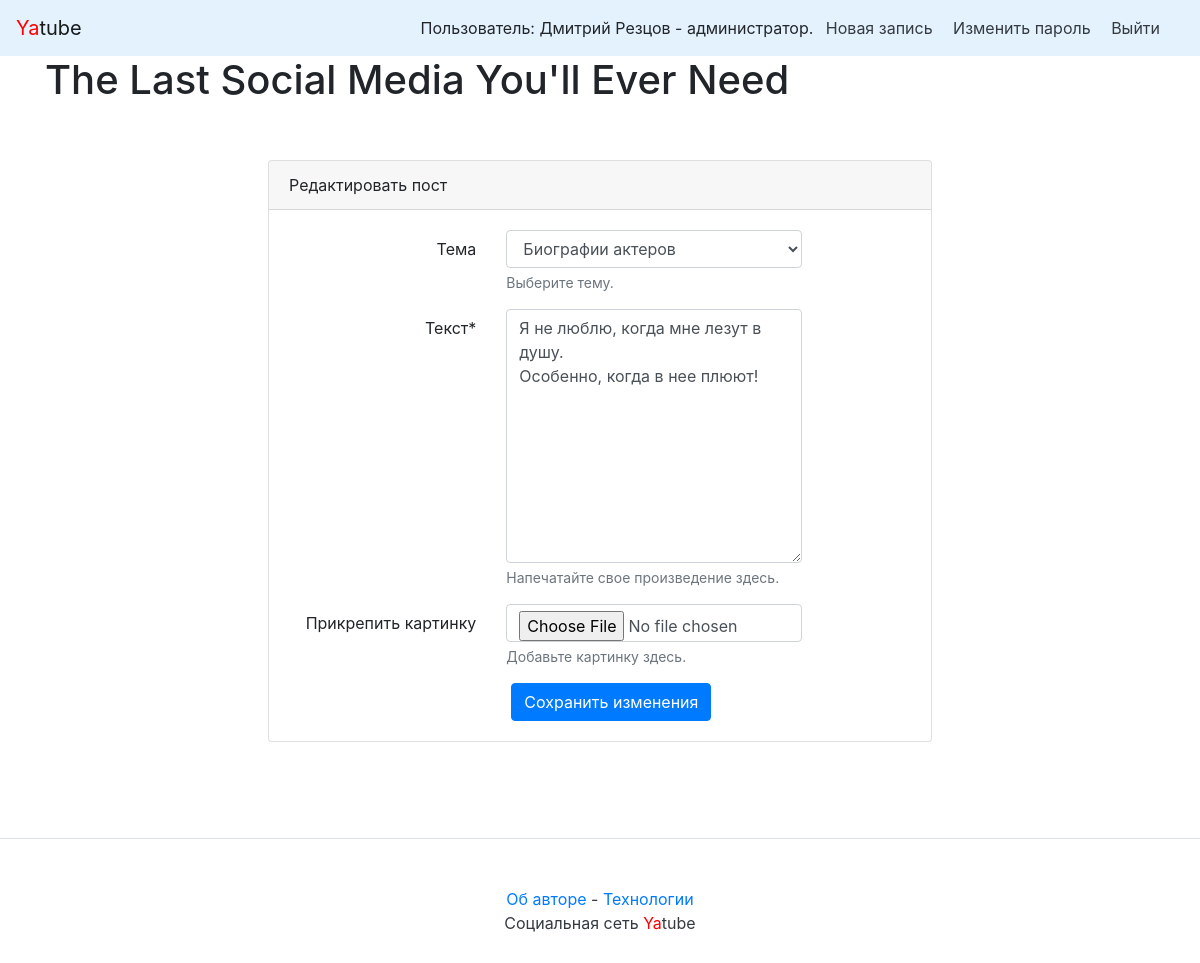
The page /admin/47/edit/ (signed in) on the database its author committed.
### posts/models.py (models this page shows)
class Post(models.Model):
    text = models.TextField(verbose_name="Текст", help_text="Напечатайте "
                            "свое произведение здесь.")
    pub_date = models.DateTimeField("date published", auto_now_add=True)
    author = models.ForeignKey(User, on_delete=models.CASCADE,
                               related_name="posts")
    group = models.ForeignKey(Group, on_delete=models.SET_NULL, blank=True,
                              null=True, related_name="post",
                              verbose_name="Тема", help_text="Выберите тему.")
    image = models.ImageField(upload_to='posts/', blank=True, null=True,
                              verbose_name="Прикрепить картинку",
                              help_text="Добавьте картинку здесь.")
    class Meta:
        ordering = ['-pub_date']  # упорядочивание записей в модели

### posts/views.py (the view)
@login_required
def post_edit(request, username, post_id):
    author = get_object_or_404(User, username=username)
    article = get_object_or_404(Post, pk=post_id,
                author__username=username) # запрашиваем объект
    """ Проверить, что текущий пользователь — это автор записи. """
    if request.user != author:
        return post_view(request, author, article.id)
    form = PostForm(request.POST or None, files=request.FILES or None, instance=article)
    if request.method == 'POST':
        if form.is_valid():
            form.save()
            return redirect('post', username=author, post_id=article.id)
    return render(
        request, "new_post.html", {'form': form, 'if_edit': True,
                        'article': article},
    )

### posts/forms.py
class PostForm(forms.ModelForm):
    class Meta:
        model = Post
        fields = ['group', 'text', 'image']

### posts/models.py (called while the page is built)
    def __str__(self):
        return self.title

### users/templatetags/user_filters.py (called while the page is built)
@register.filter
def addclass(field, css):
        return field.as_widget(attrs={"class": css})

### yatube/context_processors.py (called while the page is built)
def year(request):
    year = datetime.datetime.today().year
    return {
        'year': year
    }

### posts/templates/new_post.html (shortened to what this page needs)
{% extends "base.html" %}
{% block content %}
{% load user_filters %}
<div class="row justify-content-center">
    <div class="col-md-8 p-5">
        <div class="card">
            <div class="card-header">{% if if_edit %}Редактировать пост{% else %}Создать новый пост{% endif %}</div>
            <div class="card-body">
                <form method="post" enctype="multipart/form-data">
                    {% for field in form %}
                        <div class="form-group row" aria-required={% if field.field.required %}"true"{% else %}"false"{% endif %}>
                                <label for="{{ field.id_for_label }}" class="col-md-4 col-form-label text-md-right">{{ field.label }}{% if field.field.required %}<span class="required">*</span>{% endif %}</label>
                                <div class="col-md-6">
                                    {{ field|addclass:"form-control" }}
                                    {% if field.help_text %}
                                    <small id="{{ field.id_for_label }}-help" class="form-text text-muted">{{ field.help_text|safe }}</small>
                                    {% endif %}
                                </div>
                        </div>
                    {% endfor %}
                    <div class="col-md-6 offset-md-4">
                            <button type="submit" class="btn btn-primary">
                                {% if if_edit %}Сохранить изменения{% else %}Опубликовать{% endif %}
                            </button>
                    </div>
                </form>
            </div>
        </div>
    </div>
</div>
{% endblock %}

### templates/nav.html
<nav class="navbar navbar-light" style="background-color: #e3f2fd;">
    <a class="navbar-brand" href="/"><span style="color:red">Ya</span>tube</a>
    <nav class="my-2 my-md-0 mr-md-3">
        {% if user.is_authenticated %}
        Пользователь: {{ user.get_full_name }}.
        <a class="p-2 text-dark" href="{% url 'new_post' %}">Новая запись</a>
        <a class="p-2 text-dark" href="{% url 'password_change' %}">Изменить пароль</a>
        <a class="p-2 text-dark" href="{% url 'logout' %}">Выйти</a>
        {% else %}
        <a class="p-2 text-dark" href="{% url 'login' %}">Войти</a> |
        <a class="p-2 text-dark" href="{% url 'signup' %}">Регистрация</a>
        {% endif %}
    </nav>
</nav>

### rows shown on the page
Post: form "Биографии актеров" "Я не люблю, когда мне лезут в душу. Особенно, когда в нее плюют!"

### other values the page prints
{{ user.get_full_name }} "Дмитрий Резцов - администратор"
{{ field.label }} "Тема" "Текст" "Прикрепить картинку"
{{ field.help_text|safe }} "Выберите тему." "Напечатайте свое произведение здесь." "Добавьте картинку здесь."
